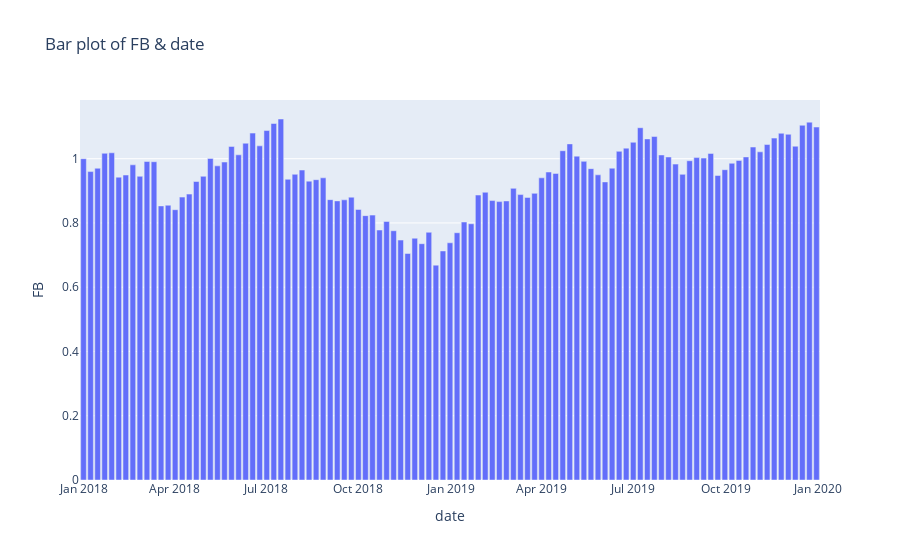

Write notebook code for a chart like this one.
### Code cell
px.bar(df3 , x = "date" ,
       y = "FB"  ,
       title = "Bar plot of FB & date ")
